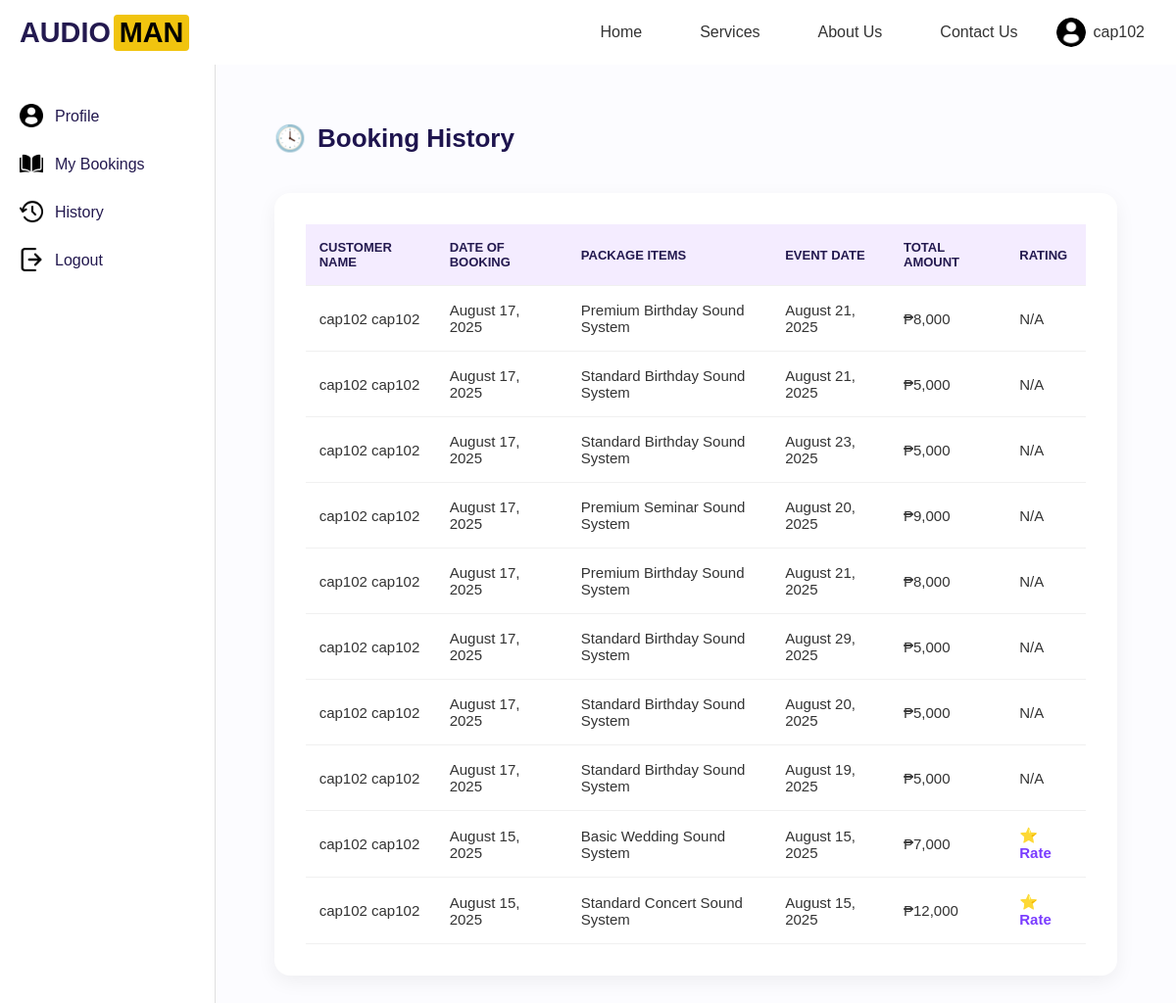
/accounts/history/ (signed in), run on the app's committed database.
### accounts/models.py (models this page shows, shortened)
class Booking(models.Model):
    STATUS_CHOICES = [
        ('Processing', 'Processing'),
        ('Approved', 'Approved'),
        ('Rejected', 'Rejected'),
        ('Completed', 'Completed'),
    ]
    user = models.ForeignKey(User, on_delete=models.CASCADE)
    package = models.ForeignKey('ServicePackage', on_delete=models.CASCADE)
    full_name = models.CharField(max_length=100)
    email = models.EmailField()
    contact_number = models.CharField(max_length=20)
    event_date = models.DateField()
    event_time = models.TimeField()
    end_time = models.TimeField(null=True, blank=True)
    event_type = models.CharField(max_length=100)
    location = models.CharField(max_length=255)
    fulladdress = models.CharField(max_length=255, blank=True, null=True)
    audience_size = models.IntegerField()
    status = models.CharField(max_length=50, choices=STATUS_CHOICES, default='Processing')
    price = models.CharField(max_length=20)
    created_at = models.DateTimeField(default=timezone.now)
    cancel_reason = models.TextField(blank=True, null=True)
    reject_reason = models.TextField(null=True, blank=True)

class ServicePackage(models.Model):
    title = models.CharField(max_length=100)
    description = models.TextField()
    price = models.CharField(max_length=20)
    equipment = models.ManyToManyField(Equipment, through='PackageEquipment')

### accounts/views.py (the view)
# urls.py: path('history/', views.history, name='history'),
@login_required
def history(request):
    bookings = Booking.objects.filter(user=request.user).exclude(status='Processing').order_by('-created_at')
    history_list = []
    for booking in bookings:
        history_list.append({
            'id': booking.id,
            'customer_name': booking.full_name,
            'date_booked': booking.created_at.strftime('%B %d, %Y'),
            'package': booking.package.title,
            'event_date': booking.event_date.strftime('%B %d, %Y'),
            'total': booking.price,
            'rating': booking.rating if hasattr(booking, 'rating') else '',  # Assume you have rating field or adjust accordingly
            'status': booking.status,
        })
    return render(request, 'accounts/history.html', {'history_list': history_list})

### accounts/templates/accounts/history.html (shortened to what this page needs)
{% extends 'base.html' %}
{% load static %}
{% block content %}
<div class="container">
  <aside class="sidebar">
    <ul>
      <li><img src="{% static 'images/profile-user.png' %}" alt="User Icon"><span><a href="{% url 'profile' %}">Profile</a></span></li>
      <li><img src="{% static 'images/open-book.png' %}" alt="Bookings Icon"><span><a href="{% url 'mybookings' %}">My Bookings</a></span></li>
      <li><img src="{% static 'images/history.png' %}" alt="History Icon"><span><a href="{% url 'history' %}">History</a></span></li>
      <li><img src="{% static 'images/logout.png' %}" alt="Logout Icon"><span><a href="javascript:void(0);" onclick="confirmLogout()">Logout</a></span></li>
    </ul>
  </aside>
  <main class="main-content">
    <h2><span class="icon">🕓</span> Booking History</h2>
    <div class="table-container">
      <table>
        <thead>
          <tr>
            <th>Customer Name</th>
            <th>Date of Booking</th>
            <th>Package Items</th>
            <th>Event Date</th>
            <th>Total Amount</th>
            <th>Rating</th>
          </tr>
        </thead>
        <tbody>
          {% for booking in history_list %}
            <tr>
              <td>{{ booking.customer_name }}</td>
              <td>{{ booking.date_booked }}</td>
              <td>{{ booking.package }}</td>
              <td>{{ booking.event_date }}</td>
              <td>{{ booking.total }}</td>
              <td>
  {% if booking.status == "Completed" %}
    {% if booking.rating %}
      <span style="color: gray; cursor: default; pointer-events: none;">
        {{ booking.rating }} ⭐
      </span>
    {% else %}
      <a href="javascript:void(0);"
         onclick="openModal('{{ booking.customer_name }}', '{{ booking.date_booked }}', '{{ booking.rating }}', '{{ booking.package }}', '{{ booking.event_date }}', '{{ booking.id }}')"
         style="color: #7a3cff; cursor: pointer;">
         ⭐ Rate
      </a>
    {% endif %}
  {% else %}
    N/A
  {% endif %}
</td>
            </tr>
          {% empty %}
            <tr><td colspan="6">No history found.</td></tr>
          {% endfor %}
        </tbody>
      </table>
    </div>
  </main>
</div>
{% endblock %}

### accounts/templates/base.html (shortened to what this page needs)
{% load static %}
<!DOCTYPE html>
<html lang="en">
<head>
    <link rel="stylesheet" href="{% static 'css/base.css' %}">
</head>
<body>
<header class="nav-header">
    <div class="logo">
        <span class="text-white">AUDIO</span><span class="text-yellow">MAN</span>
    </div>
    <nav>
        <ul>
            <li><a href="{% url 'home' %}">Home</a></li>
            <li><a href="{% url 'services' %}">Services</a></li>
            <li><a href="{% url 'aboutus' %}">About Us</a></li>
            <li><a href="{% url 'contactus' %}">Contact Us</a></li>
            {% if user.is_authenticated %}
            <li class="profile-item">
                <a href="{% url 'profile' %}" class="profile-link">
                    {% if user.profile.profile_picture %}
                        <img src="{{ user.profile.profile_picture.url }}" alt="Profile Picture" style="width: 30px; height: 30px; border-radius: 50%;">
                    {% else %}
                        <img src="{% static 'images/profile-icon.png' %}" alt="Default Icon" style="width: 30px; height: 30px; border-radius: 50%;">
                    {% endif %}
                    <span class="profile-name">{{ user.username }}</span>
                </a>
            </li>
            {% else %}
                <li><a href="{% url 'register' %}">Register</a></li>
                <li><a href="{% url 'login' %}">Login</a></li>
            {% endif %}
        </ul>
    </nav>
</header>
{% block content %}{% endblock %}
</body>
</html>

### accounts/static/css/base.css (style rules this page uses)
:root { --primary-color: #23194f; --secondary-color: #DDFEF8; --accent-color: #3a2d7c; --highlight-bg: linear-gradient(135deg, #dceaff, #eef5ff); --text-color: #333; --light-color: #ffffff; --font-main: 'MavenPro', sans-serif; }
* { box-sizing: border-box; margin: 0; padding: 0; }
body { font-family: var(--font-main); background-color: var(--light-color); color: var(--text-color); }
.nav-header { display: flex; justify-content: space-between; align-items: center; background-color: #ffffff; padding: 12px 30px; box-shadow: 0 2px 4px rgba(0, 0, 0, 0.1); }
.logo { display: flex; align-items: center; font-family: 'MavenPro', sans-serif; font-size: 1.8rem; font-weight: bold; color: #23194f; }
.logo .text-white { color: #23194f; }
.logo .text-yellow { background-color: #f1c40f; color: #000000; padding: 2px 6px; border-radius: 4px; margin-left: 3px; font-weight: bold; }
nav ul { display: flex; list-style: none; margin: 0; padding: 0; }
nav ul li { margin-left: 20px; position: relative; }
nav ul li a { text-decoration: none; color: #333333; font-weight: 500; padding: 8px 12px; border-radius: 5px; transition: background-color 0.3s, color 0.3s; display: flex; align-items: center; }
.profile-link { display: flex; align-items: center; gap: 8px; text-decoration: none; color: var(--text-color); }
.profile-link img { width: 24px; height: 24px; border-radius: 50%; object-fit: cover; }
.profile-name { font-size: 1rem; font-weight: 500; }

### accounts/templates/accounts/history.html (style rules this page uses)
.container { display: flex; min-height: 100vh; font-family: 'MavenPro', sans-serif; background-color: #f9f9fb; }
.sidebar { width: 240px; background-color: #ffffff; padding: 40px 20px; border-right: 1px solid #e0e0e0; }
.sidebar ul { list-style: none; padding: 0; margin: 0; }
.sidebar li { display: flex; align-items: center; margin-bottom: 25px; font-size: 18px; }
.sidebar li img { width: 24px; height: 24px; margin-right: 12px; }
.sidebar li span a { color: #23194f; font-weight: 500; font-size: 16px; text-decoration: none; transition: color 0.3s ease; }
.main-content { flex-grow: 1; padding: 60px; background-color: #fcfcff; }
.main-content h2 { font-size: 26px; font-weight: 700; color: #1e144e; display: flex; align-items: center; gap: 12px; margin-bottom: 40px; }
.table-container { background-color: #ffffff; padding: 32px; border-radius: 16px; box-shadow: 0 6px 20px rgba(0, 0, 0, 0.06); overflow-x: auto; }
table { width: 100%; border-collapse: collapse; font-size: 15px; background-color: white; }
th, td { text-align: left; padding: 16px 14px; border-bottom: 1px solid #f0f0f0; }
th { background-color: #f4ecff; color: #23194f; font-weight: 600; text-transform: uppercase; font-size: 13px; }
a { color: #7a3cff; text-decoration: none; font-weight: 600; }

### accounts/templates/base.html (style rules this page uses)
.nav-header { display: flex; justify-content: space-between; align-items: center; padding: 10px 20px; width: 100%; }
nav ul { display: flex; gap: 15px; margin: 0; padding: 0; align-items: center; }
nav ul li { list-style: none; }
.nav-header .profile-item { display: flex; align-items: center; gap: 10px; margin-left: auto; }
.profile-link img { width: 30px; height: 30px; border-radius: 50%; object-fit: cover; }
.profile-item .profile-name { line-height: 30px; }

### data on the page
Booking: customer_name "cap102 cap102", total "₱8,000"
ServicePackage: package "Premium Birthday Sound System" "Premium Birthday Sound System"
Booking: customer_name "cap102 cap102", total "₱5,000"
ServicePackage: package "Standard Birthday Sound System" "Standard Birthday Sound System"
Booking: customer_name "cap102 cap102", date_booked "August 17, 2025", package "Standard Birthday Sound System", event_date "August 23, 2025", total "₱5,000", status "N/A"
Booking: customer_name "cap102 cap102", total "₱9,000"
ServicePackage: package "Premium Seminar Sound System"
Booking: customer_name "cap102 cap102", total "₱8,000"
Booking: customer_name "cap102 cap102", date_booked "August 17, 2025", package "Standard Birthday Sound System", event_date "August 29, 2025", total "₱5,000", status "N/A"
Booking: customer_name "cap102 cap102", total "₱5,000"
Booking: customer_name "cap102 cap102", date_booked "August 17, 2025", package "Standard Birthday Sound System", event_date "August 19, 2025", total "₱5,000", status "N/A"
Booking: customer_name "cap102 cap102", total "₱7,000"
ServicePackage: package "Basic Wedding Sound System"
Booking: customer_name "cap102 cap102", total "₱12,000"
ServicePackage: package "Standard Concert Sound System"

### other printed values
{{ user.username }} "cap102"
{{ booking.date_booked }} "August 17, 2025" "August 17, 2025" "August 17, 2025" "August 17, 2025" "August 17, 2025" "August 15, 2025" "August 15, 2025"
{{ booking.event_date }} "August 21, 2025" "August 21, 2025" "August 20, 2025" "August 21, 2025" "August 20, 2025" "August 15, 2025" "August 15, 2025"
